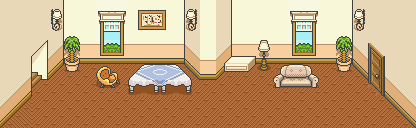

This is a level from a 2D game, rendered from its Tiled map with the project's own tilesets. A one-line summary and the complete map file follow:
An orthogonal 13x4 tile map with 32x32 px tiles, 2 tile layers (Base, Over) and 2 objects.

<map version="1.2" tiledversion="1.2.1" orientation="orthogonal" renderorder="right-down" width="13" height="4" tilewidth="32" tileheight="32" infinite="0" nextlayerid="4" nextobjectid="11">
 <tileset firstgid="1" source="living.tsx" />
 <layer id="1" name="Base" width="13" height="4">
  <data encoding="csv">
1,2,3,4,5,6,7,8,3,10,3,12,1,
13,14,15,16,17,18,19,20,21,22,23,24,2147483661,
25,26,27,28,29,30,31,32,33,34,35,36,2147483673,
2147483657,37,37,37,37,37,37,37,37,37,37,37,9
</data>
 </layer>
 <layer id="2" name="Over" width="13" height="4">
  <data encoding="csv">
0,0,0,0,0,0,0,0,0,0,0,0,0,
0,0,0,0,0,0,0,0,0,0,0,0,0,
0,0,0,0,0,0,0,0,38,39,0,0,0,
0,0,0,0,0,0,0,0,0,0,0,0,0
</data>
 </layer>
 <objectgroup id="3" name="Collisions">
  <object id="1" x="0" y="128" width="416" height="32" />
  <object id="10" x="0" y="128">
   <polygon points="0,0 32,-32 32,-72 48,-88 48,-48 56,-56 96,-56 96,-40 128,-40 128,-32 192,-32 192,-48 216,-48 224,-56 272,-56 272,-40 320,-40 320,-56 360,-56 368,-48 368,-84 384,-68 384,-32 416,0 416,-128 0,-128" />
  </object>
 </objectgroup>
</map>